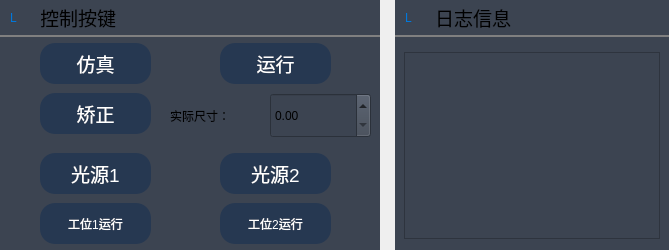
         <widget class="QWidget" name="widget_4" native="true">
          <property name="minimumSize">
           <size>
            <width>0</width>
            <height>250</height>
           </size>
          </property>
          <property name="maximumSize">
           <size>
            <width>16777215</width>
            <height>250</height>
           </size>
          </property>
          <property name="styleSheet">
           <string notr="true"/>
          </property>
          <layout class="QGridLayout" name="gridLayout_4">
           <property name="leftMargin">
            <number>0</number>
           </property>
           <property name="topMargin">
            <number>0</number>
           </property>
           <property name="rightMargin">
            <number>0</number>
           </property>
           <property name="bottomMargin">
            <number>0</number>
           </property>
           <property name="horizontalSpacing">
            <number>15</number>
           </property>
           <item row="0" column="0">
            <widget class="QWidget" name="widget_6" native="true">
             <property name="minimumSize">
              <size>
               <width>380</width>
               <height>151</height>
              </size>
             </property>
             <property name="maximumSize">
              <size>
               <width>380</width>
               <height>16777215</height>
              </size>
             </property>
             <property name="styleSheet">
              <string notr="true">	background-color: rgb(60, 68, 81);</string>
             </property>
             <layout class="QGridLayout" name="gridLayout_7">
              <property name="leftMargin">
               <number>0</number>
              </property>
              <property name="topMargin">
               <number>2</number>
              </property>
              <property name="rightMargin">
               <number>0</number>
              </property>
              <property name="bottomMargin">
               <number>2</number>
              </property>
              <item row="0" column="0">
               <widget class="QWidget" name="widget_8" native="true">
                <property name="minimumSize">
                 <size>
                  <width>0</width>
                  <height>35</height>
                 </size>
                </property>
                <property name="maximumSize">
                 <size>
                  <width>16777215</width>
                  <height>35</height>
                 </size>
                </property>
                <property name="styleSheet">
                 <string notr="true">border-bottom: 2px solid #808080;</string>
                </property>
                <widget class="QLabel" name="label_2">
                 <property name="geometry">
                  <rect>
                   <x>40</x>
                   <y>0</y>
                   <width>91</width>
                   <height>31</height>
                  </rect>
                 </property>
                 <property name="font">
                  <font>
                   <family>Microsoft YaHei UI</family>
                   <pointsize>14</pointsize>
                   <italic>false</italic>
                   <bold>false</bold>
                  </font>
                 </property>
                 <property name="styleSheet">
                  <string notr="true">border-bottom: 0px solid #FFFFFF;</string>
                 </property>
                 <property name="text">
                  <string>控制按键</string>
                 </property>
                </widget>
                <widget class="QLabel" name="label_button_region">
                 <property name="geometry">
                  <rect>
                   <x>10</x>
                   <y>0</y>
                   <width>31</width>
                   <height>31</height>
                  </rect>
                 </property>
                 <property name="styleSheet">
                  <string notr="true">border-bottom: 0px solid #FFFFFF;
color: rgb(0, 120, 220);</string>
                 </property>
                 <property name="text">
                  <string>L</string>
                 </property>
                </widget>
               </widget>
              </item>
              <item row="1" column="0">
               <widget class="QWidget" name="widget_9" native="true">
                <property name="minimumSize">
                 <size>
                  <width>280</width>
                  <height>120</height>
                 </size>
                </property>
                <property name="maximumSize">
                 <size>
                  <width>16777215</width>
                  <height>16777215</height>
                 </size>
                </property>
                <widget class="QPushButton" name="pushButton_3">
                 <property name="geometry">
                  <rect>
                   <x>40</x>
                   <y>160</y>
                   <width>111</width>
                   <height>41</height>
                  </rect>
                 </property>
                 <property name="styleSheet">
                  <string notr="true">QPushButton
{
    color: rgb(255, 255, 255);
    background-color: rgb(38, 56, 81);
border-radius:15px;
}
QPushButton:checked 
{
	background-color: rgb(60, 68, 81);
 }</string>
                 </property>
                 <property name="text">
                  <string>工位1运行</string>
                 </property>
                </widget>
                <widget class="QPushButton" name="pushButton_4">
                 <property name="geometry">
                  <rect>
                   <x>220</x>
                   <y>160</y>
                   <width>111</width>
                   <height>41</height>
                  </rect>
                 </property>
                 <property name="styleSheet">
                  <string notr="true">QPushButton
{
    color: rgb(255, 255, 255);
    background-color: rgb(38, 56, 81);
border-radius:15px;
}
QPushButton:checked 
{
	background-color: rgb(60, 68, 81);
 }</string>
                 </property>
                 <property name="text">
                  <string>工位2运行</string>
                 </property>
                </widget>
                <widget class="QPushButton" name="pushButton_sim">
                 <property name="geometry">
                  <rect>
                   <x>40</x>
                   <y>0</y>
                   <width>111</width>
                   <height>41</height>
                  </rect>
                 </property>
                 <property name="font">
                  <font>
                   <family>Microsoft YaHei UI</family>
                   <pointsize>14</pointsize>
                   <italic>false</italic>
                   <bold>false</bold>
                  </font>
                 </property>
                 <property name="styleSheet">
                  <string notr="true">QPushButton
{
    color: rgb(255, 255, 255);
    background-color: rgb(38, 56, 81);
border-radius:15px;
}
QPushButton:pressed 
{
	background-color: rgb(60, 68, 81);
 }

QPushButton:checked 
{
	background-color: rgb(60, 68, 81);
 }</string>
                 </property>
                 <property name="text">
                  <string>仿真</string>
                 </property>
                 <property name="checkable">
                  <bool>true</bool>
                 </property>
                </widget>
                <widget class="QPushButton" name="pushButton_correction">
                 <property name="geometry">
                  <rect>
                   <x>40</x>
                   <y>50</y>
                   <width>111</width>
                   <height>41</height>
                  </rect>
                 </property>
                 <property name="font">
                  <font>
                   <family>Microsoft YaHei UI</family>
                   <pointsize>14</pointsize>
                   <italic>false</italic>
                   <bold>false</bold>
                  </font>
                 </property>
                 <property name="styleSheet">
                  <string notr="true">QPushButton
{
    color: rgb(255, 255, 255);
    background-color: rgb(38, 56, 81);
border-radius:15px;
}
QPushButton:pressed 
{
	background-color: rgb(60, 68, 81);
 }

QPushButton:checked 
{
	background-color: rgb(60, 68, 81);
 }</string>
                 </property>
                 <property name="text">
                  <string>矫正</string>
                 </property>
                 <property name="checkable">
                  <bool>false</bool>
                 </property>
                </widget>
                <widget class="QLabel" name="label_8">
                 <property name="geometry">
                  <rect>
                   <x>170</x>
                   <y>50</y>
                   <width>90</width>
                   <height>45</height>
                  </rect>
                 </property>
                 <property name="text">
                  <string>实际尺寸：</string>
                 </property>
                </widget>
                <widget class="QDoubleSpinBox" name="doubleSpinBox_real_value">
                 <property name="geometry">
                  <rect>
                   <x>270</x>
                   <y>50</y>
                   <width>101</width>
                   <height>45</height>
                  </rect>
                 </property>
                 <property name="maximum">
                  <double>99999.000000000000000</double>
                 </property>
                </widget>
                <widget class="QPushButton" name="pushButton_sim_2">
                 <property name="geometry">
                  <rect>
                   <x>220</x>
                   <y>0</y>
                   <width>111</width>
                   <height>41</height>
                  </rect>
                 </property>
                 <property name="font">
                  <font>
                   <family>Microsoft YaHei UI</family>
                   <pointsize>14</pointsize>
                   <italic>false</italic>
                   <bold>false</bold>
                  </font>
                 </property>
                 <property name="styleSheet">
                  <string notr="true">QPushButton
{
    color: rgb(255, 255, 255);
    background-color: rgb(38, 56, 81);
border-radius:15px;
}
QPushButton:pressed 
{
	background-color: rgb(60, 68, 81);
 }

QPushButton:checked 
{
	background-color: rgb(60, 68, 81);
 }</string>
                 </property>
                 <property name="text">
                  <string>运行</string>
                 </property>
                 <property name="checkable">
                  <bool>true</bool>
                 </property>
                </widget>
                <widget class="QPushButton" name="pushButton_light1">
                 <property name="geometry">
                  <rect>
                   <x>40</x>
                   <y>110</y>
                   <width>111</width>
                   <height>41</height>
                  </rect>
                 </property>
                 <property name="font">
                  <font>
                   <family>Microsoft YaHei UI</family>
                   <pointsize>14</pointsize>
                   <italic>false</italic>
                   <bold>false</bold>
                  </font>
                 </property>
                 <property name="styleSheet">
                  <string notr="true">QPushButton
{
    color: rgb(255, 255, 255);
    background-color: rgb(38, 56, 81);
border-radius:15px;
}
QPushButton:pressed 
{
	background-color: rgb(60, 68, 81);
 }

QPushButton:checked 
{
	background-color: rgb(60, 68, 81);
 }</string>
                 </property>
                 <property name="text">
                  <string>光源1</string>
                 </property>
                 <property name="checkable">
                  <bool>true</bool>
                 </property>
                </widget>
                <widget class="QPushButton" name="pushButton_light2">
                 <property name="geometry">
                  <rect>
                   <x>220</x>
                   <y>110</y>
                   <width>111</width>
                   <height>41</height>
                  </rect>
                 </property>
                 <property name="font">
                  <font>
                   <family>Microsoft YaHei UI</family>
                   <pointsize>14</pointsize>
                   <italic>false</italic>
                   <bold>false</bold>
                  </font>
                 </property>
                 <property name="styleSheet">
                  <string notr="true">QPushButton
{
    color: rgb(255, 255, 255);
    background-color: rgb(38, 56, 81);
border-radius:15px;
}
QPushButton:pressed 
{
	background-color: rgb(60, 68, 81);
 }

QPushButton:checked 
{
	background-color: rgb(60, 68, 81);
 }</string>
                 </property>
                 <property name="text">
                  <string>光源2</string>
                 </property>
                 <property name="checkable">
                  <bool>true</bool>
                 </property>
                </widget>
               </widget>
              </item>
             </layout>
            </widget>
           </item>
           <item row="0" column="1">
            <widget class="QWidget" name="widget_5" native="true">
             <property name="minimumSize">
              <size>
               <width>0</width>
               <height>151</height>
              </size>
             </property>
             <property name="styleSheet">
              <string notr="true">	background-color: rgb(60, 68, 81);</string>
             </property>
             <layout class="QGridLayout" name="gridLayout_8">
              <property name="leftMargin">
               <number>0</number>
              </property>
              <property name="topMargin">
               <number>2</number>
              </property>
              <property name="rightMargin">
               <number>0</number>
              </property>
              <property name="bottomMargin">
               <number>2</number>
              </property>
              <item row="0" column="0">
               <widget class="QWidget" name="widget_10" native="true">
                <property name="minimumSize">
                 <size>
                  <width>0</width>
                  <height>35</height>
                 </size>
                </property>
                <property name="maximumSize">
                 <size>
                  <width>16777215</width>
                  <height>35</height>
                 </size>
                </property>
                <property name="styleSheet">
                 <string notr="true">border-bottom: 2px solid #808080;</string>
                </property>
                <widget class="QLabel" name="label_3">
                 <property name="geometry">
                  <rect>
                   <x>40</x>
                   <y>0</y>
                   <width>91</width>
                   <height>31</height>
                  </rect>
                 </property>
                 <property name="font">
                  <font>
                   <family>Microsoft YaHei UI</family>
                   <pointsize>14</pointsize>
                   <italic>false</italic>
                   <bold>false</bold>
                  </font>
                 </property>
                 <property name="styleSheet">
                  <string notr="true">border-bottom: 0px solid #FFFFFF;</string>
                 </property>
                 <property name="text">
                  <string>日志信息</string>
                 </property>
                </widget>
                <widget class="QLabel" name="label_log_region">
                 <property name="geometry">
                  <rect>
                   <x>10</x>
                   <y>0</y>
                   <width>31</width>
                   <height>31</height>
                  </rect>
                 </property>
                 <property name="styleSheet">
                  <string notr="true">border-bottom: 0px solid #FFFFFF;
color: rgb(0, 120, 220);</string>
                 </property>
                 <property name="text">
                  <string>L</string>
                 </property>
                </widget>
               </widget>
              </item>
              <item row="1" column="0">
               <widget class="QWidget" name="widget_11" native="true">
                <layout class="QGridLayout" name="gridLayout_9">
                 <property name="bottomMargin">
                  <number>9</number>
                 </property>
                 <item row="0" column="0">
                  <widget class="QTextEdit" name="textEdit_log">
                   <property name="font">
                    <font>
                     <family>Microsoft YaHei UI</family>
                     <pointsize>14</pointsize>
                     <italic>false</italic>
                     <bold>false</bold>
                    </font>
                   </property>
                   <property name="styleSheet">
                    <string notr="true">border-bottom: 0px solid #FFFFFF;</string>
                   </property>
                   <property name="readOnly">
                    <bool>false</bool>
                   </property>
                  </widget>
                 </item>
                </layout>
               </widget>
              </item>
             </layout>
            </widget>
           </item>
          </layout>
         </widget>
